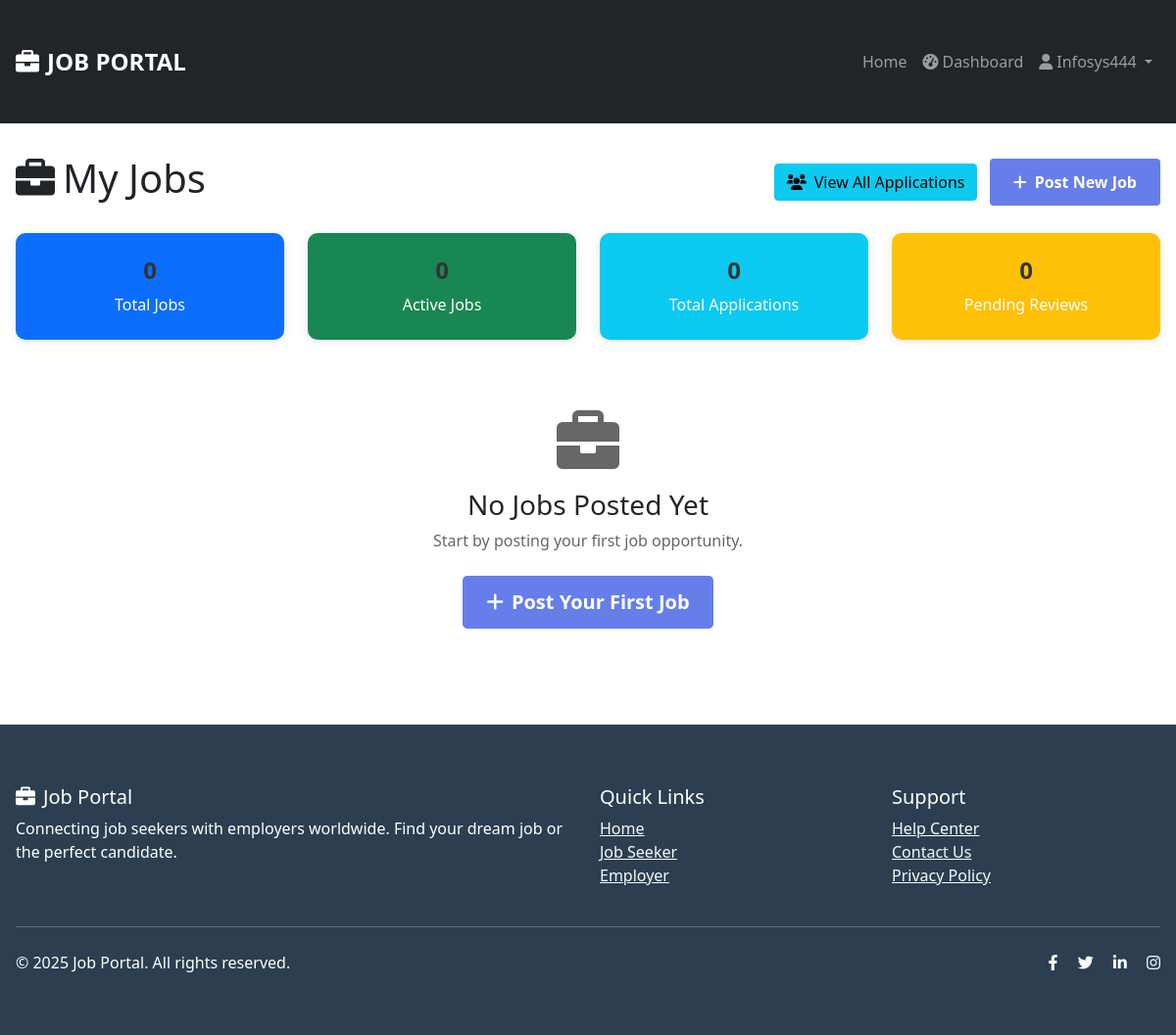
The app's page /jobs/my-jobs/ (signed in), older data.
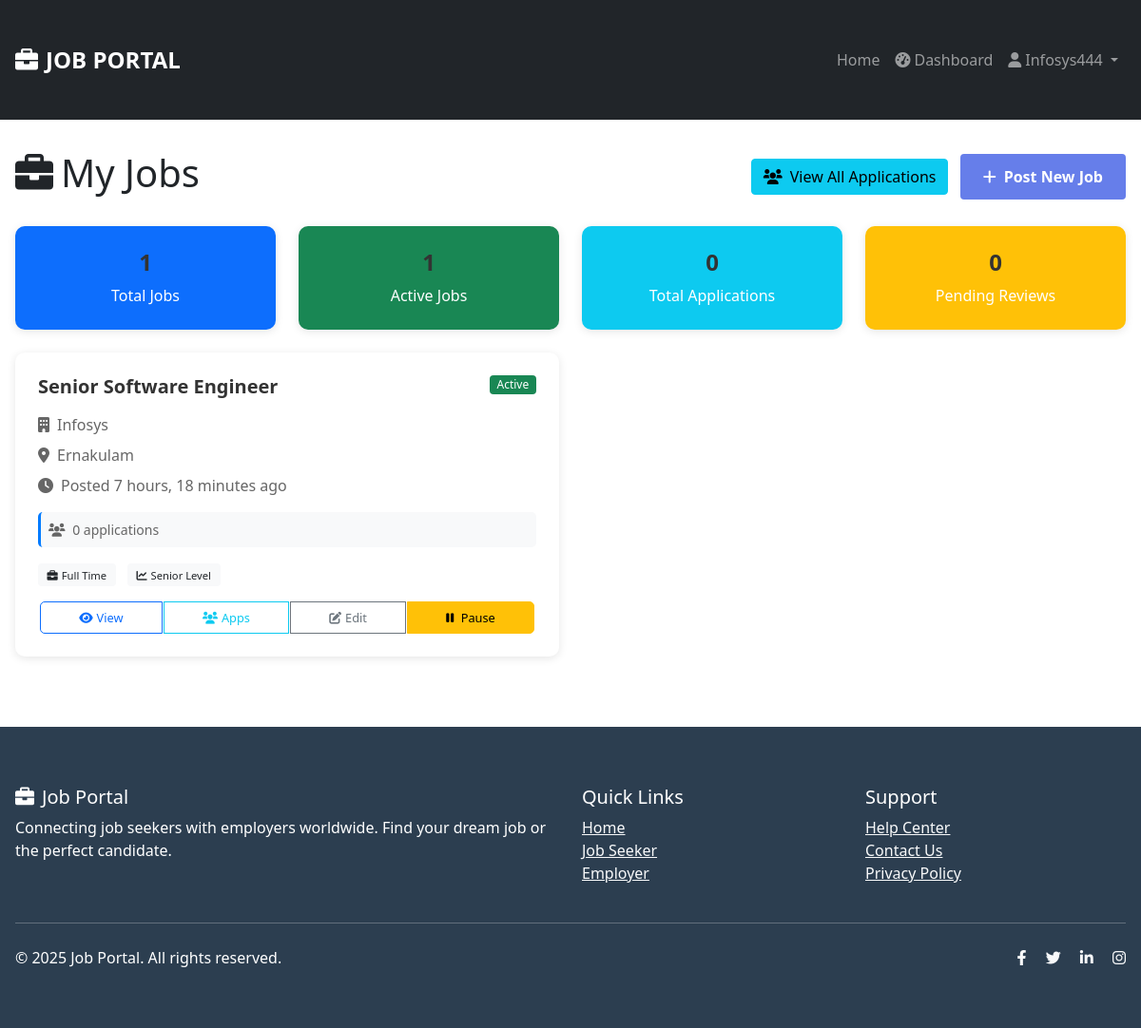
The same page, newer data.
### jobs/models.py (models this page shows, shortened)
class Job(models.Model):
    JOB_TYPE_CHOICES = (
        ('full_time', 'Full Time'),
        ('part_time', 'Part Time'),
        ('contract', 'Contract'),
        ('internship', 'Internship'),
        ('remote', 'Remote'),
    )
    EXPERIENCE_LEVEL_CHOICES = (
        ('entry', 'Entry Level'),
        ('mid', 'Mid Level'),
        ('senior', 'Senior Level'),
    )
    employer = models.ForeignKey('users.Employer', on_delete=models.CASCADE)  # Use string reference
    title = models.CharField(max_length=200)
    department = models.CharField(max_length=100)
    location = models.CharField(max_length=100)
    job_type = models.CharField(max_length=20, choices=JOB_TYPE_CHOICES)
    experience_level = models.CharField(max_length=20, choices=EXPERIENCE_LEVEL_CHOICES)
    salary = models.CharField(max_length=100, blank=True)
    description = models.TextField()
    requirements = models.TextField()
    is_active = models.BooleanField(default=True)
    created_at = models.DateTimeField(auto_now_add=True)
    class Meta:
        ordering = ['-created_at']

### users/models.py (models this page shows, shortened)
class Employer(models.Model):
    user = models.OneToOneField(User, on_delete=models.CASCADE)
    company_name = models.CharField(max_length=100)
    contact_person = models.CharField(max_length=100)
    phone = models.CharField(max_length=15)
    company_address = models.TextField()
    is_verified = models.BooleanField(default=False)
    created_at = models.DateTimeField(default=timezone.now)

### jobs/views.py (the view)
# urls.py: path('my-jobs/', views.my_jobs, name='my_jobs'),
@login_required
def my_jobs(request):
    if not hasattr(request.user, 'employer'):
        messages.error(request, 'Only employers can view their jobs.')
        return redirect('dashboard')
    jobs = Job.objects.filter(employer=request.user.employer).order_by('-created_at')
    total_jobs = jobs.count()
    active_jobs = jobs.filter(is_active=True).count()
    total_applications = 0
    pending_applications = 0
    for job in jobs:
        job.application_count = Application.objects.filter(job=job).count()
        job.pending_count = Application.objects.filter(job=job, status='applied').count()
        total_applications += job.application_count
        pending_applications += job.pending_count
    context = {
        'jobs': jobs,
        'total_jobs': total_jobs,
        'active_jobs': active_jobs,
        'total_applications': total_applications,
        'pending_applications': pending_applications,
    }
    return render(request, 'jobs/my_jobs.html', context)

### templates/jobs/my_jobs.html (shortened to what the changed rows need)
{% extends 'base.html' %}
{% block content %}
<div class="container">
    <div class="d-flex justify-content-between align-items-center mb-4">
        <h1><i class="fas fa-briefcase me-2"></i>My Jobs</h1>
    </div>
    <div class="row mb-4">
        <div class="col-md-3">
            <div class="card bg-primary text-white">
                <div class="card-body text-center">
                    <h4 class="card-title">{{ total_jobs }}</h4>
                    <p class="card-text">Total Jobs</p>
                </div>
            </div>
        </div>
        <div class="col-md-3">
            <div class="card bg-success text-white">
                <div class="card-body text-center">
                    <h4 class="card-title">{{ active_jobs }}</h4>
                    <p class="card-text">Active Jobs</p>
                </div>
            </div>
        </div>
    </div>
    {% if jobs %}
    <div class="row">
        {% for job in jobs %}
        <div class="col-md-6 mb-4">
            <div class="card h-100">
                <div class="card-body">
                    <div class="d-flex justify-content-between align-items-start mb-3">
                        <h5 class="card-title">{{ job.title }}</h5>
                        <span class="badge {% if job.is_active %}bg-success{% else %}bg-secondary{% endif %}">
                            {% if job.is_active %}Active{% else %}Inactive{% endif %}
                        </span>
                    </div>
                    <p class="card-text text-muted mb-2">
                        <i class="fas fa-building me-2"></i>{{ job.employer.company_name }}
                    </p>
                    <p class="card-text text-muted mb-2">
                        <i class="fas fa-map-marker-alt me-2"></i>{{ job.location }}
                    </p>
                    <p class="card-text text-muted mb-3">
                        <i class="fas fa-clock me-2"></i>Posted {{ job.created_at|timesince }} ago
                    </p>
                    <div class="application-stats mb-3">
                        <div class="d-flex justify-content-between">
                            <small class="text-muted">
                                <i class="fas fa-users me-1"></i>
                                {{ job.application_count }} application{{ job.application_count|pluralize }}
                            </small>
                        </div>
                    </div>
                    <div class="job-meta mb-3">
                        <span class="badge bg-light text-dark me-2">
                            <i class="fas fa-briefcase me-1"></i>{{ job.get_job_type_display }}
                        </span>
                        <span class="badge bg-light text-dark">
                            <i class="fas fa-chart-line me-1"></i>{{ job.get_experience_level_display }}
                        </span>
                    </div>
                    <div class="job-actions">
                        <div class="btn-group w-100" role="group">
                            <a href="{% url 'job_detail' job.id %}" class="btn btn-outline-primary btn-sm" title="View Job">
                                <i class="fas fa-eye me-1"></i>View
                            </a>
                            <a href="{% url 'employer_job_applications' job.id %}" class="btn btn-outline-info btn-sm" title="View Applications">
                                <i class="fas fa-users me-1"></i>Apps
                            </a>
                            <a href="{% url 'edit_job' job.id %}" class="btn btn-outline-secondary btn-sm" title="Edit Job">
                                <i class="fas fa-edit me-1"></i>Edit
                            </a>
                            <a href="{% url 'toggle_job_status' job.id %}" class="btn btn-sm {% if job.is_active %}btn-warning{% else %}btn-success{% endif %}" title="{% if job.is_active %}Pause Job{% else %}Activate Job{% endif %}">
                                <i class="fas {% if job.is_active %}fa-pause{% else %}fa-play{% endif %} me-1"></i>
                                {% if job.is_active %}Pause{% else %}Activate{% endif %}
                            </a>
                        </div>
                    </div>
                </div>
            </div>
        </div>
        {% endfor %}
    </div>
    {% else %}
    <div class="text-center py-5">
        <div class="empty-state">
            <i class="fas fa-briefcase fa-4x text-muted mb-3"></i>
            <h3>No Jobs Posted Yet</h3>
            <p class="text-muted mb-4">Start by posting your first job opportunity.</p>
            <a href="{% url 'post_job' %}" class="btn btn-primary btn-lg">
                <i class="fas fa-plus me-2"></i>Post Your First Job
            </a>
        </div>
    </div>
    {% endif %}
</div>
{% endblock %}

Row changes from the older to the newer data that the page shows:
added Job: title "Senior Software Engineer", is_active "Active", employer.company_name "Infosys", location "Ernakulam", created_at "7 hours, 18 minutes", application_count "0", job_type "Full Time", experience_level "Senior Level"
Text that changed along with them:
{{ total_jobs }}: "0" → "1"
{{ active_jobs }}: "0" → "1"
text no longer shown: "No Jobs Posted Yet Start by posting your first job opportunity. Post Your First Job"
